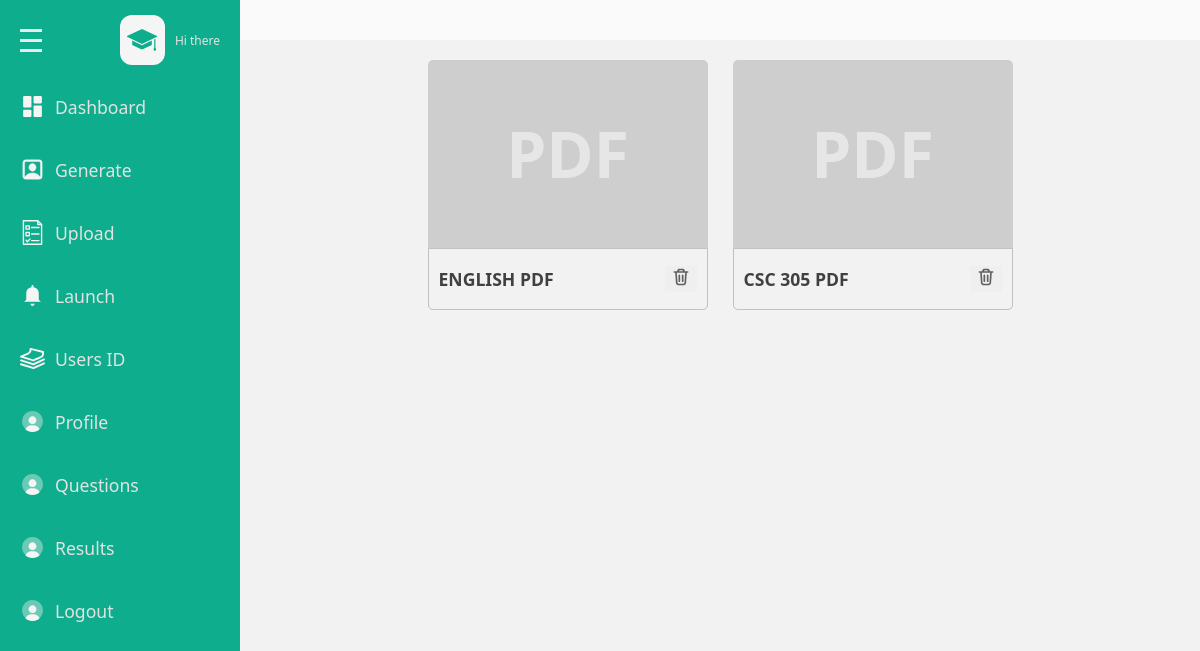
The app's page /admins/question, older data.
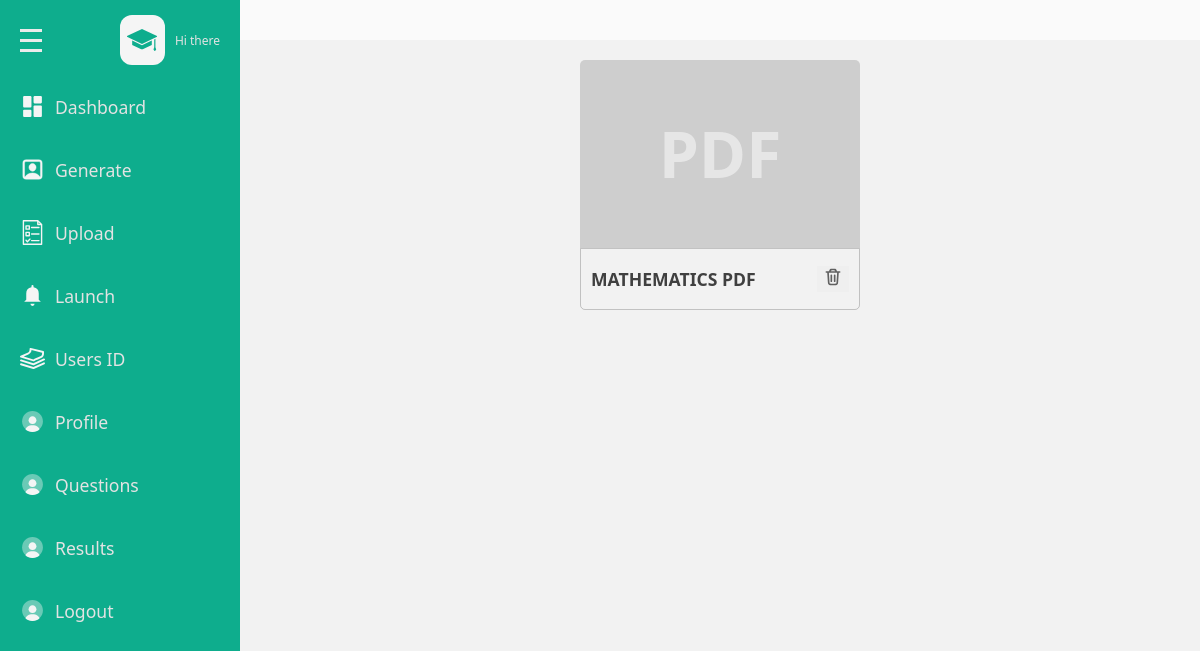
The same page, newer data.
### base/models.py (models this page shows, shortened)
class Subject(models.Model):
    name = models.CharField(max_length=255, unique=True, null=True)

### admins/views.py (the view)
# urls.py: path('question',views.question,name='question'),
def question(request):
    subject  = Subject.objects.all()[:10]
    context ={
        'subject':subject
    }
    return render (request, 'admins/question.html',context)

### base/templates/admins/question.html (shortened to what the changed rows need)
{% load static %}
<!DOCTYPE html>
<html lang="en">
<head>
    <link rel = "stylesheet" href = "{% static 'css/style.css' %}"/>
</head>
<body>
    <div class = "page">
        <div class = "wrapper">
                                <!DOCTYPE svg PUBLIC "-//W3C//DTD SVG 1.1//EN" "http://www.w3.org/Graphics/SVG/1.1/DTD/svg11.dtd">
                                <!DOCTYPE svg PUBLIC "-//W3C//DTD SVG 1.1//EN" "http://www.w3.org/Graphics/SVG/1.1/DTD/svg11.dtd">
                                <!DOCTYPE svg PUBLIC "-//W3C//DTD SVG 1.1//EN" "http://www.w3.org/Graphics/SVG/1.1/DTD/svg11.dtd">
                                <!DOCTYPE svg PUBLIC "-//W3C//DTD SVG 1.1//EN" "http://www.w3.org/Graphics/SVG/1.1/DTD/svg11.dtd">
                                <!DOCTYPE svg PUBLIC "-//W3C//DTD SVG 1.1//EN" "http://www.w3.org/Graphics/SVG/1.1/DTD/svg11.dtd">
                                <!DOCTYPE svg PUBLIC "-//W3C//DTD SVG 1.1//EN" "http://www.w3.org/Graphics/SVG/1.1/DTD/svg11.dtd">
                                <!DOCTYPE svg PUBLIC "-//W3C//DTD SVG 1.1//EN" "http://www.w3.org/Graphics/SVG/1.1/DTD/svg11.dtd">
                                <!DOCTYPE svg PUBLIC "-//W3C//DTD SVG 1.1//EN" "http://www.w3.org/Graphics/SVG/1.1/DTD/svg11.dtd">
                                <!DOCTYPE svg PUBLIC "-//W3C//DTD SVG 1.1//EN" "http://www.w3.org/Graphics/SVG/1.1/DTD/svg11.dtd">
                                <!DOCTYPE svg PUBLIC "-//W3C//DTD SVG 1.1//EN" "http://www.w3.org/Graphics/SVG/1.1/DTD/svg11.dtd">
            <div class = "main-content">
                <div class = "question-pdf-box-wrapper flex-wrap">
                    {% if subject %}
                        {%  for subject in subject  %}
                            <div class = "question-pdf-box">
                                <div class = "pdf-graphics flex-center">
                                    <span>PDF</span>
                                </div>
                                <div class="question-pdf-details flex">
                                    <h3 class ="question-pdf-name">{{subject.name|upper}} PDF</h3>
                                    <button data-link = {% url 'admins:delete' subject.pk %} class = "delete-btn">
                                    </button>
                                </div>
                            </div>
                        {% endfor %}
                    {%else%}
                            <h2 class ="empty-head">No Pdf Yet Please Upload</h2>
                    {% endif %}
                </div>
            </div>
        </div>
    </div>
</body>
</html>

Row changes from the older to the newer data that the page shows:
removed Subject: name "ENGLISH"
removed Subject: name "CSC 305"
added Subject: name "MATHEMATICS"
